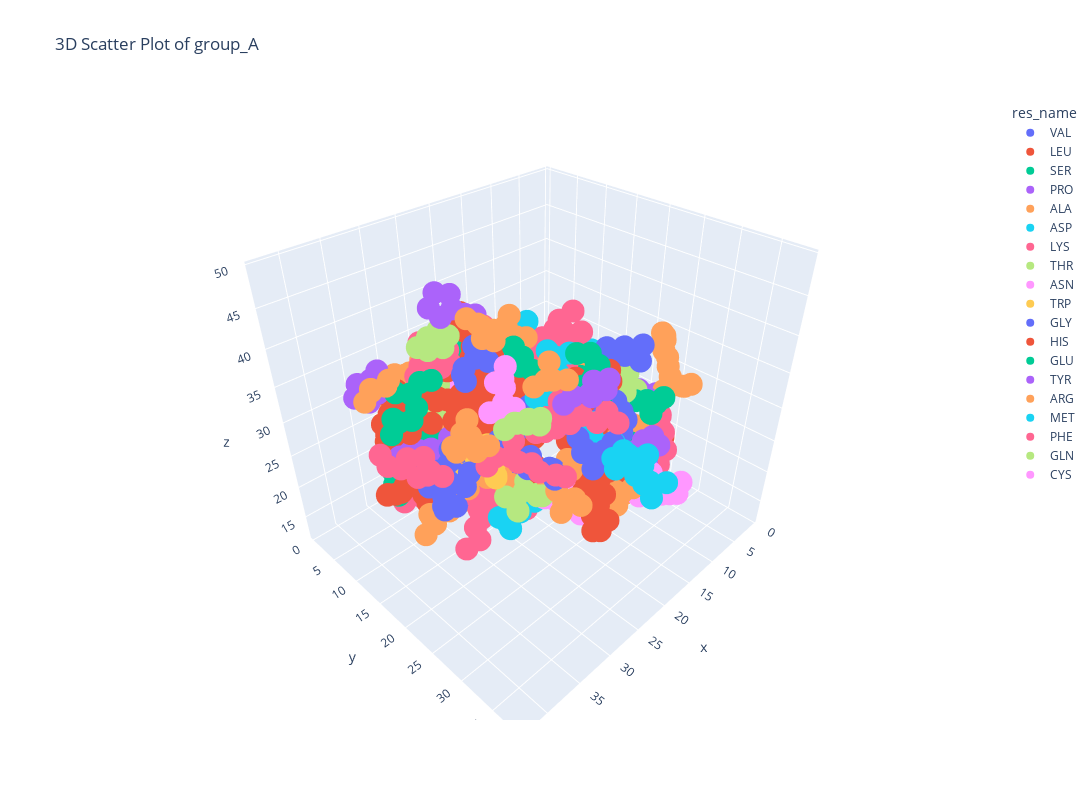

Source (notebook cell):
### Code cell
import plotly.express as px

# 3D 산점도 생성
fig = px.scatter_3d(group_A, x='x', y='y', z='z', color='res_name', title="3D Scatter Plot of group_A")
fig.update_layout(width=1200, height=800)
# 그래프 표시
fig.show()
